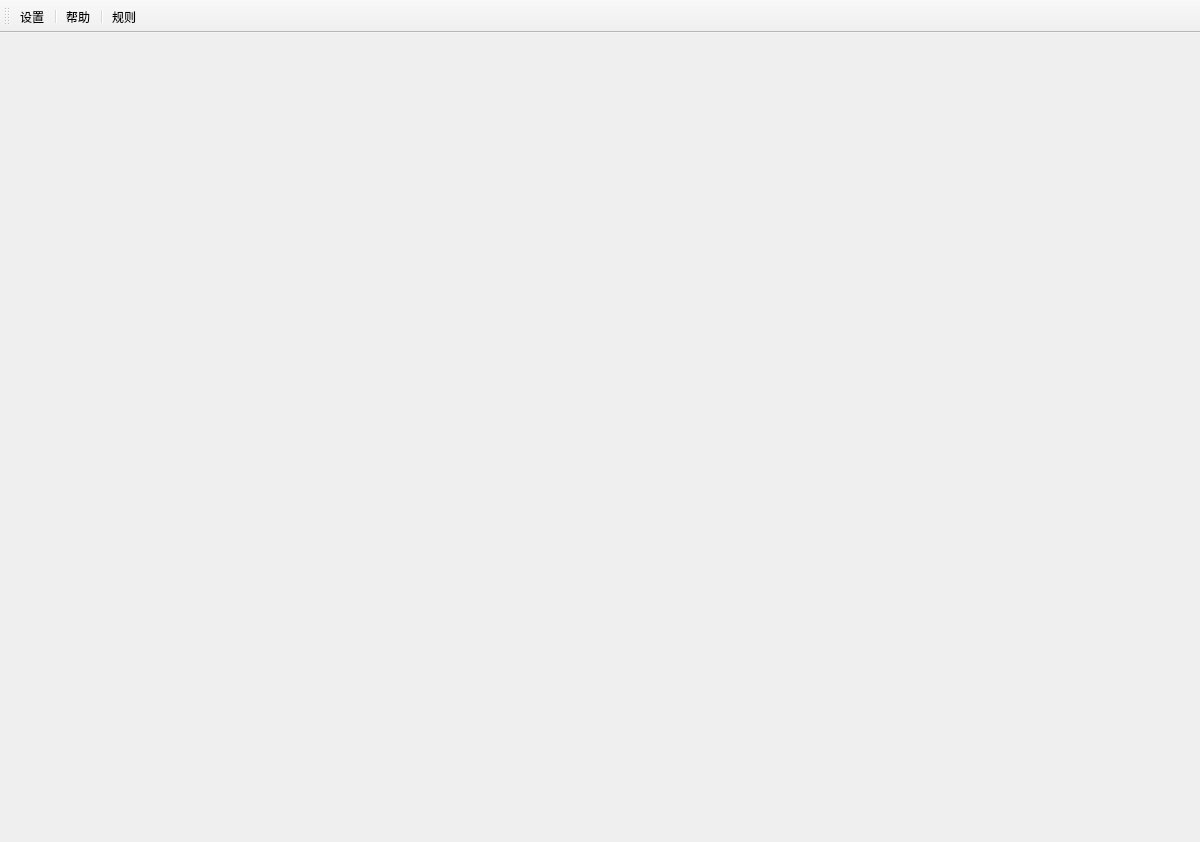
<?xml version="1.0" encoding="UTF-8"?>
<ui version="4.0">
 <class>MainWindow</class>
 <widget class="QMainWindow" name="MainWindow">
  <property name="geometry">
   <rect>
    <x>0</x>
    <y>0</y>
    <width>1200</width>
    <height>842</height>
   </rect>
  </property>
  <property name="windowTitle">
   <string>MainWindow</string>
  </property>
  <widget class="QWidget" name="centralwidget">
   <widget class="QStackedWidget" name="stackedWidget">
    <property name="geometry">
     <rect>
      <x>0</x>
      <y>0</y>
      <width>1200</width>
      <height>800</height>
     </rect>
    </property>
    <property name="minimumSize">
     <size>
      <width>1200</width>
      <height>800</height>
     </size>
    </property>
    <property name="maximumSize">
     <size>
      <width>1200</width>
      <height>800</height>
     </size>
    </property>
    <property name="currentIndex">
     <number>2</number>
    </property>
    <widget class="QWidget" name="page">
     <layout class="QHBoxLayout" name="horizontalLayout_5">
      <item>
       <widget class="QWidget" name="widget_2" native="true">
        <property name="minimumSize">
         <size>
          <width>800</width>
          <height>600</height>
         </size>
        </property>
        <property name="maximumSize">
         <size>
          <width>800</width>
          <height>600</height>
         </size>
        </property>
        <layout class="QVBoxLayout" name="verticalLayout_3">
         <item>
          <widget class="QLabel" name="label_2">
           <property name="font">
            <font>
             <pointsize>30</pointsize>
             <weight>75</weight>
             <italic>false</italic>
             <bold>true</bold>
            </font>
           </property>
           <property name="text">
            <string>战棋游戏</string>
           </property>
           <property name="alignment">
            <set>Qt::AlignCenter</set>
           </property>
          </widget>
         </item>
         <item>
          <widget class="QWidget" name="widget_3" native="true">
           <layout class="QHBoxLayout" name="horizontalLayout_4">
            <item>
             <widget class="QPushButton" name="btnLevelOne">
              <property name="text">
               <string>LEVEL 1</string>
              </property>
             </widget>
            </item>
            <item>
             <widget class="QPushButton" name="btnLevelTwo">
              <property name="text">
               <string>LEVEL 2</string>
              </property>
             </widget>
            </item>
           </layout>
          </widget>
         </item>
        </layout>
       </widget>
      </item>
     </layout>
    </widget>
    <widget class="QWidget" name="page_2">
     <widget class="MyMapOne" name="widgetMapOne" native="true">
      <property name="geometry">
       <rect>
        <x>0</x>
        <y>0</y>
        <width>1200</width>
        <height>800</height>
       </rect>
      </property>
      <property name="minimumSize">
       <size>
        <width>1200</width>
        <height>800</height>
       </size>
      </property>
      <property name="maximumSize">
       <size>
        <width>1200</width>
        <height>800</height>
       </size>
      </property>
     </widget>
    </widget>
    <widget class="QWidget" name="page_3">
     <widget class="MyMapTwo" name="widgetMapTwo" native="true">
      <property name="geometry">
       <rect>
        <x>0</x>
        <y>0</y>
        <width>1200</width>
        <height>800</height>
       </rect>
      </property>
      <property name="minimumSize">
       <size>
        <width>1200</width>
        <height>800</height>
       </size>
      </property>
      <property name="maximumSize">
       <size>
        <width>1200</width>
        <height>800</height>
       </size>
      </property>
     </widget>
    </widget>
   </widget>
  </widget>
  <widget class="QToolBar" name="toolBar">
   <property name="windowTitle">
    <string>toolBar</string>
   </property>
   <property name="allowedAreas">
    <set>Qt::TopToolBarArea</set>
   </property>
   <property name="floatable">
    <bool>false</bool>
   </property>
   <attribute name="toolBarArea">
    <enum>TopToolBarArea</enum>
   </attribute>
   <attribute name="toolBarBreak">
    <bool>false</bool>
   </attribute>
   <addaction name="actionSet"/>
   <addaction name="separator"/>
   <addaction name="actionHelp"/>
   <addaction name="separator"/>
   <addaction name="actionRule"/>
  </widget>
  <action name="actionSet">
   <property name="text">
    <string>设置</string>
   </property>
  </action>
  <action name="actionHelp">
   <property name="text">
    <string>帮助</string>
   </property>
  </action>
  <action name="actionRule">
   <property name="text">
    <string>规则</string>
   </property>
  </action>
 </widget>
 <customwidgets>
  <customwidget>
   <class>MyMapOne</class>
   <extends>QWidget</extends>
   <header>mymapone.h</header>
   <container>1</container>
  </customwidget>
  <customwidget>
   <class>MyMapTwo</class>
   <extends>QWidget</extends>
   <header>mymaptwo.h</header>
   <container>1</container>
  </customwidget>
 </customwidgets>
 <resources/>
 <connections/>
</ui>
